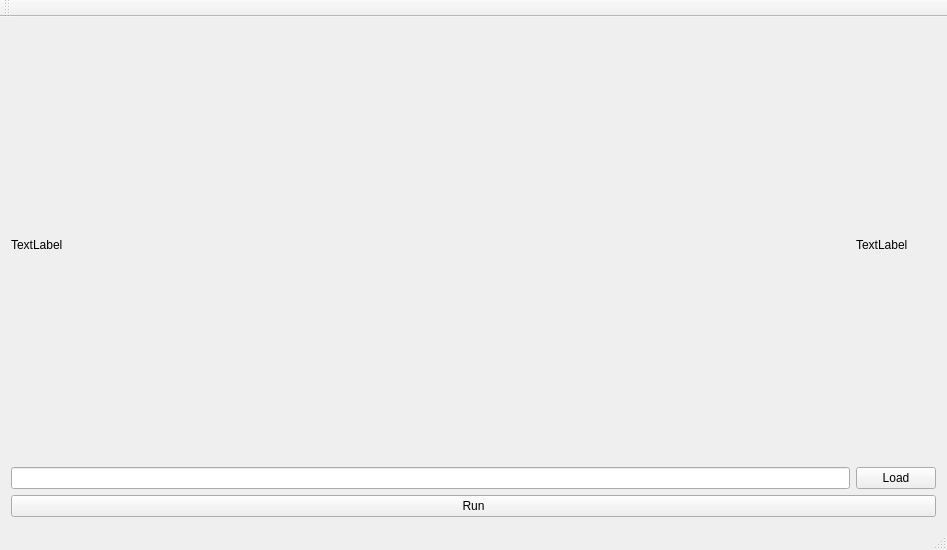
<?xml version="1.0" encoding="UTF-8"?>
<ui version="4.0">
 <class>ImagifyMainWindow</class>
 <widget class="QMainWindow" name="ImagifyMainWindow">
  <property name="geometry">
   <rect>
    <x>0</x>
    <y>0</y>
    <width>947</width>
    <height>550</height>
   </rect>
  </property>
  <property name="windowTitle">
   <string>Imagify</string>
  </property>
  <widget class="QWidget" name="centralWidget">
   <layout class="QVBoxLayout" name="verticalLayout">
    <item>
     <layout class="QGridLayout" name="gridLayout">
      <item row="1" column="0">
       <widget class="QLineEdit" name="fileLineEdit"/>
      </item>
      <item row="1" column="1">
       <widget class="QPushButton" name="loadPushButton">
        <property name="text">
         <string>Load</string>
        </property>
       </widget>
      </item>
      <item row="2" column="0" colspan="2">
       <widget class="QPushButton" name="runPushButton">
        <property name="text">
         <string>Run</string>
        </property>
       </widget>
      </item>
      <item row="0" column="1">
       <widget class="QLabel" name="outputImage">
        <property name="text">
         <string>TextLabel</string>
        </property>
       </widget>
      </item>
      <item row="0" column="0">
       <widget class="QLabel" name="inputImage">
        <property name="text">
         <string>TextLabel</string>
        </property>
       </widget>
      </item>
     </layout>
    </item>
   </layout>
  </widget>
  <widget class="QToolBar" name="mainToolBar">
   <attribute name="toolBarArea">
    <enum>TopToolBarArea</enum>
   </attribute>
   <attribute name="toolBarBreak">
    <bool>false</bool>
   </attribute>
  </widget>
  <widget class="QStatusBar" name="statusBar"/>
  <widget class="QMenuBar" name="menuBar">
   <property name="geometry">
    <rect>
     <x>0</x>
     <y>0</y>
     <width>947</width>
     <height>25</height>
    </rect>
   </property>
  </widget>
  <action name="actionReset">
   <property name="icon">
    <iconset>
     <normaloff>:/toolbar/icons/icon-reset.svg</normaloff>:/toolbar/icons/icon-reset.svg</iconset>
   </property>
   <property name="text">
    <string>Reset</string>
   </property>
  </action>
 </widget>
 <layoutdefault spacing="6" margin="11"/>
 <resources>
  <include location="icons.qrc"/>
 </resources>
 <connections/>
</ui>
